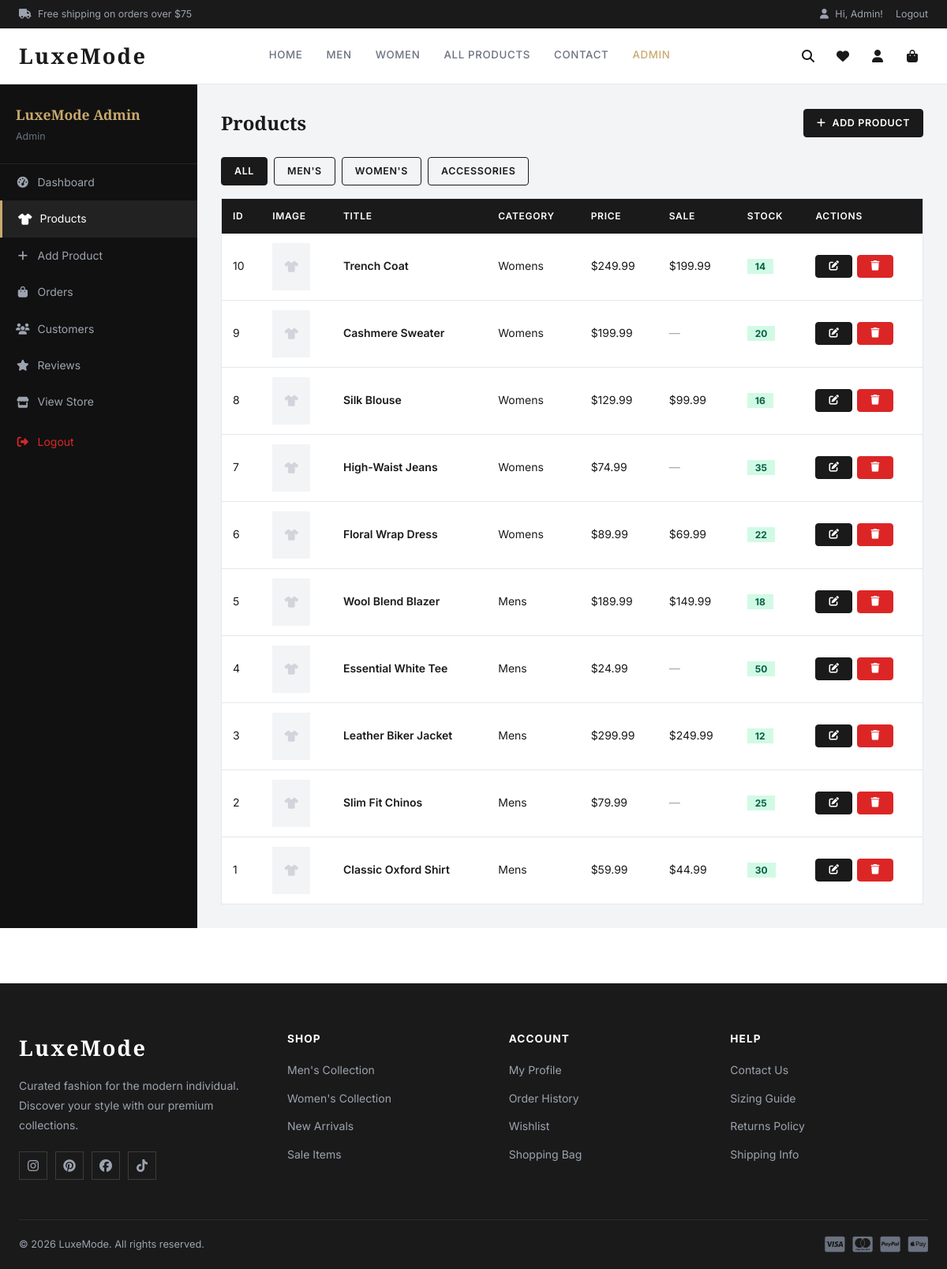
/admin/products.php (signed in), run on the app's committed database.
### tables this page shows
CREATE TABLE IF NOT EXISTS products (
    product_id INT AUTO_INCREMENT PRIMARY KEY,
    title VARCHAR(200) NOT NULL,
    description TEXT,
    price DECIMAL(10,2) NOT NULL,
    sale_price DECIMAL(10,2) DEFAULT NULL,
    image VARCHAR(255),
    size VARCHAR(100),
    color VARCHAR(100),
    category ENUM('mens','womens','kids','accessories') NOT NULL,
    stock INT DEFAULT 0,
    created_at TIMESTAMP DEFAULT CURRENT_TIMESTAMP
);

### includes/auth.php (called while the page is built, shortened)
<?php
function clean($v) { return htmlspecialchars(strip_tags(trim($v))); }

### admin/products.php (the view, shortened to what this page needs)
<?php
require_once '../includes/header.php';
$cat = clean($_GET['cat'] ?? '');
$where = $cat && in_array($cat, ['mens','womens','kids','accessories']) ? "WHERE category='$cat'" : '';
$products = $conn->query("SELECT * FROM products $where ORDER BY product_id DESC");
?>
<div class="admin-layout">
    <?php include 'sidebar.php'; ?>
    <div class="admin-main">
        <div class="admin-header-bar">
            <h2>Products</h2>
            <a href="add-product.php" class="btn btn-dark btn-sm"><i class="fas fa-plus"></i> Add Product</a>
        </div>
        <div style="margin-bottom:16px;display:flex;gap:8px;flex-wrap:wrap;">
            <?php foreach ([''=>'All','mens'=>"Men's",'womens'=>"Women's",'accessories'=>'Accessories'] as $val=>$lbl): ?>
            <a href="?cat=<?= $val ?>" class="btn <?= $cat===$val?'btn-dark':'btn-outline' ?> btn-sm"><?= $lbl ?></a>
            <?php endforeach; ?>
        </div>
        <table class="admin-table">
            <thead><tr><th>ID</th><th>Image</th><th>Title</th><th>Category</th><th>Price</th><th>Sale</th><th>Stock</th><th>Actions</th></tr></thead>
            <tbody>
                <?php while ($p = $products->fetch_assoc()): ?>
                <tr>
                    <td><?= $p['product_id'] ?></td>
                    <td>
                        <?php if ($p['image'] && file_exists("../uploads/{$p['image']}")): ?>
                        <img src="../uploads/<?= clean($p['image']) ?>" style="width:48px;height:60px;object-fit:cover;">
                        <?php else: ?>
                        <div style="width:48px;height:60px;background:#f3f4f6;display:flex;align-items:center;justify-content:center;"><i class="fas fa-tshirt" style="color:#d1d5db;"></i></div>
                        <?php endif; ?>
                    </td>
                    <td style="font-weight:600;max-width:200px;"><?= clean($p['title']) ?></td>
                    <td><?= ucfirst($p['category']) ?></td>
                    <td>$<?= number_format($p['price'], 2) ?></td>
                    <td><?= $p['sale_price'] ? '$'.number_format($p['sale_price'],2) : '<span style="color:#9ca3af;">—</span>' ?></td>
                    <td>
                        <span style="font-size:.75rem;font-weight:700;padding:2px 10px;background:<?= $p['stock']==0?'#fee2e2':($p['stock']<=5?'#fef3c7':'#d1fae5') ?>;color:<?= $p['stock']==0?'#991b1b':($p['stock']<=5?'#92400e':'#065f46') ?>;">
                            <?= $p['stock'] ?>
                        </span>
                    </td>
                    <td>
                        <div style="display:flex;gap:6px;">
                            <a href="edit-product.php?id=<?= $p['product_id'] ?>" class="btn btn-dark btn-sm"><i class="fas fa-edit"></i></a>
                            <a href="products.php?delete=<?= $p['product_id'] ?>" class="btn btn-danger btn-sm" onclick="return confirm('Delete this product?')"><i class="fas fa-trash"></i></a>
                        </div>
                    </td>
                </tr>
                <?php endwhile; ?>
            </tbody>
        </table>
    </div>
</div>
<?php require_once '../includes/footer.php'; ?>

### css/style.css (style rules this page uses)
*, *::before, *::after { box-sizing: border-box; margin: 0; padding: 0; }
:root { --primary: #1a1a1a; --accent: #c9a96e; --accent-light: #f5efe6; --rose: #e8b4b8; --success: #16a34a; --danger: #dc2626; --gray: #6b7280; --gray-light: #f3f4f6; --border: #e5e7eb; --white: #ffffff; --shadow: 0 1px 3px rgba(0,0,0,.08), 0 1px 2px rgba(0,0,0,.12); --shadow-md: 0 4px 12px rgba(0,0,0,.1); --shadow-lg: 0 10px 30px rgba(0,0,0,.12); --radius: 4px; --radius-lg: 8px; --transition: all .25s ease; --font-serif: 'Playfair Display', Georgia, serif; --font-sans: 'Inter', system-ui, sans-serif; }
body { font-family: var(--font-sans); color: var(--primary); background: var(--white); line-height: 1.6; }
a { text-decoration: none; color: inherit; transition: var(--transition); }
.btn { display: inline-flex; align-items: center; gap: 8px; padding: 12px 24px; font-size: .875rem; font-weight: 600; letter-spacing: .05em; text-transform: uppercase; cursor: pointer; border: 1.5px solid transparent; transition: var(--transition); border-radius: var(--radius); }
.btn-dark { background: var(--primary); color: var(--white); border-color: var(--primary); }
.btn-outline { background: transparent; color: var(--primary); border-color: var(--primary); }
.btn-danger { background: var(--danger); color: var(--white); border-color: var(--danger); }
.btn-sm { padding: 7px 16px; font-size: .78rem; }
.admin-layout { display: flex; min-height: calc(100vh - 110px); }
.admin-main { flex: 1; padding: 30px; background: var(--gray-light); }
.admin-header-bar { display: flex; justify-content: space-between; align-items: center; margin-bottom: 24px; }
.admin-header-bar h2 { font-family: var(--font-serif); font-size: 1.5rem; }
.admin-table { width: 100%; background: var(--white); border: 1px solid var(--border); border-collapse: collapse; }
.admin-table th { background: var(--primary); color: var(--white); padding: 12px 14px; text-align: left; font-size: .75rem; text-transform: uppercase; letter-spacing: .06em; font-weight: 600; }
.admin-table td { padding: 12px 14px; border-bottom: 1px solid var(--border); font-size: .875rem; vertical-align: middle; }
.admin-table tr:last-child td { border-bottom: none; }

### data on the page
products: product_id "10", title "Trench Coat", category "Womens", price "249.99", sale_price "199.99", stock "14"
products: product_id "9", title "Cashmere Sweater", category "Womens", price "199.99", stock "20"
products: product_id "8", title "Silk Blouse", category "Womens", price "129.99", sale_price "99.99", stock "16"
products: product_id "7", title "High-Waist Jeans", category "Womens", price "74.99", stock "35"
products: product_id "6", title "Floral Wrap Dress", category "Womens", price "89.99", sale_price "69.99", stock "22"
products: product_id "5", title "Wool Blend Blazer", category "Mens", price "189.99", sale_price "149.99", stock "18"
products: product_id "4", title "Essential White Tee", category "Mens", price "24.99", stock "50"
products: product_id "3", title "Leather Biker Jacket", category "Mens", price "299.99", sale_price "249.99", stock "12"
products: product_id "2", title "Slim Fit Chinos", category "Mens", price "79.99", stock "25"
products: product_id "1", title "Classic Oxford Shirt", category "Mens", price "59.99", sale_price "44.99", stock "30"

### other printed values
$_SESSION['fullname'] "Admin"
$lbl "ALL"
$lbl "MEN'S"
$lbl "WOMEN'S"
$lbl "ACCESSORIES"
